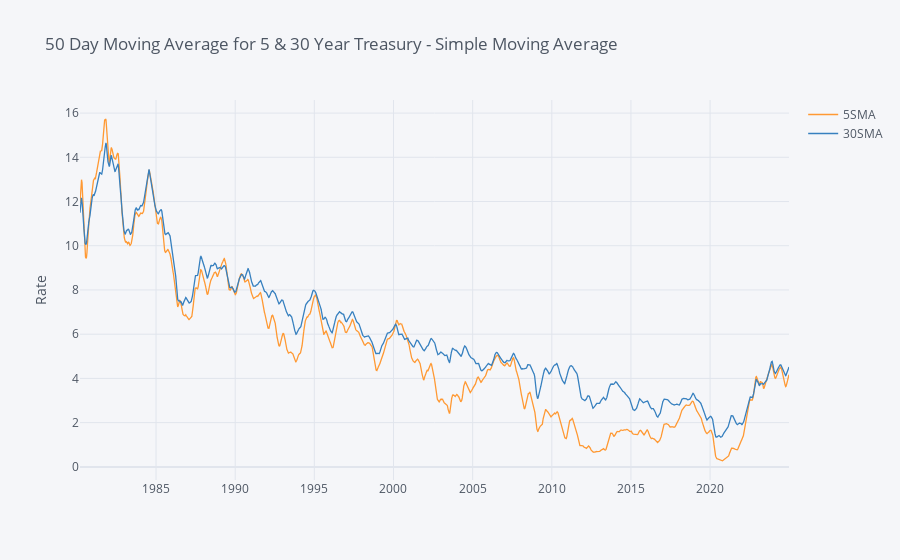

Notebook code for this chart:
### Code cell
# plot 5 Year SMA and 30 Year SMA
header = "50 Day Moving Average for 5 & 30 Year Treasury - Simple Moving Average"
df[['5SMA','30SMA']].iplot(kind='line', title=header, yTitle="Rate")

### Figure 1 — Plotly figure (JSON) as saved in the notebook; plotly's stock layout.template omitted (floating-point values rounded to 4 significant figures; data arrays with more than 128 entries replaced by an {"elided": "..."} marker saying what was removed)
{"data": [{"line": {"color": "rgba(255, 153, 51, 1.0)", "dash": "solid", "shape": "linear", "width": 1.3}, "mode": "lines", "name": "5SMA", "text": "", "type": "scatter", "x": {"elided": "11199 str values"}, "y": {"elided": "11199 float values"}}, {"line": {"color": "rgba(55, 128, 191, 1.0)", "dash": "solid", "shape": "linear", "width": 1.3}, "mode": "lines", "name": "30SMA", "text": "", "type": "scatter", "x": {"elided": "11199 str values"}, "y": {"elided": "11199 float values"}}], "layout": {"legend": {"bgcolor": "#F5F6F9", "font": {"color": "#4D5663"}}, "paper_bgcolor": "#F5F6F9", "plot_bgcolor": "#F5F6F9", "title": {"font": {"color": "#4D5663"}, "text": "50 Day Moving Average for 5 & 30 Year Treasury - Simple Moving Average"}, "xaxis": {"gridcolor": "#E1E5ED", "showgrid": true, "tickfont": {"color": "#4D5663"}, "title": {"font": {"color": "#4D5663"}, "text": ""}, "zerolinecolor": "#E1E5ED"}, "yaxis": {"gridcolor": "#E1E5ED", "showgrid": true, "tickfont": {"color": "#4D5663"}, "title": {"font": {"color": "#4D5663"}, "text": "Rate"}, "zerolinecolor": "#E1E5ED"}}}
